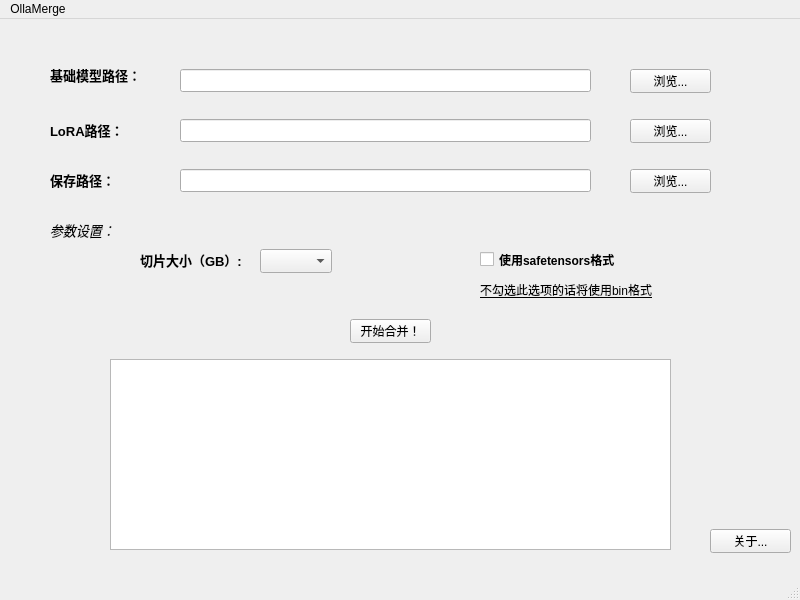
<?xml version="1.0" encoding="UTF-8"?>
<ui version="4.0">
 <class>MainWindow</class>
 <widget class="QMainWindow" name="MainWindow">
  <property name="geometry">
   <rect>
    <x>0</x>
    <y>0</y>
    <width>800</width>
    <height>600</height>
   </rect>
  </property>
  <property name="font">
   <font>
    <pointsize>9</pointsize>
    <bold>false</bold>
   </font>
  </property>
  <property name="windowTitle">
   <string>MainWindow</string>
  </property>
  <widget class="QWidget" name="centralwidget">
   <widget class="QLabel" name="label">
    <property name="geometry">
     <rect>
      <x>50</x>
      <y>30</y>
      <width>91</width>
      <height>51</height>
     </rect>
    </property>
    <property name="font">
     <font>
      <pointsize>10</pointsize>
      <bold>true</bold>
     </font>
    </property>
    <property name="text">
     <string>基础模型路径：</string>
    </property>
   </widget>
   <widget class="QLineEdit" name="basePathlineEdit">
    <property name="geometry">
     <rect>
      <x>180</x>
      <y>50</y>
      <width>411</width>
      <height>23</height>
     </rect>
    </property>
   </widget>
   <widget class="QPushButton" name="selectBaseBtn">
    <property name="geometry">
     <rect>
      <x>630</x>
      <y>50</y>
      <width>81</width>
      <height>24</height>
     </rect>
    </property>
    <property name="text">
     <string>浏览...</string>
    </property>
   </widget>
   <widget class="QLabel" name="label_2">
    <property name="geometry">
     <rect>
      <x>50</x>
      <y>100</y>
      <width>101</width>
      <height>21</height>
     </rect>
    </property>
    <property name="font">
     <font>
      <pointsize>10</pointsize>
      <bold>true</bold>
     </font>
    </property>
    <property name="text">
     <string>LoRA路径：</string>
    </property>
   </widget>
   <widget class="QLineEdit" name="loraPathlineEdit">
    <property name="geometry">
     <rect>
      <x>180</x>
      <y>100</y>
      <width>411</width>
      <height>23</height>
     </rect>
    </property>
   </widget>
   <widget class="QPushButton" name="selectLoraBtn">
    <property name="geometry">
     <rect>
      <x>630</x>
      <y>100</y>
      <width>81</width>
      <height>24</height>
     </rect>
    </property>
    <property name="text">
     <string>浏览...</string>
    </property>
   </widget>
   <widget class="QPushButton" name="mergeBtn">
    <property name="geometry">
     <rect>
      <x>350</x>
      <y>300</y>
      <width>81</width>
      <height>24</height>
     </rect>
    </property>
    <property name="text">
     <string>开始合并！</string>
    </property>
   </widget>
   <widget class="QTextEdit" name="logTextEdit">
    <property name="geometry">
     <rect>
      <x>110</x>
      <y>340</y>
      <width>561</width>
      <height>191</height>
     </rect>
    </property>
    <property name="font">
     <font>
      <pointsize>10</pointsize>
      <bold>false</bold>
     </font>
    </property>
   </widget>
   <widget class="QPushButton" name="aboutBtn">
    <property name="geometry">
     <rect>
      <x>710</x>
      <y>510</y>
      <width>81</width>
      <height>24</height>
     </rect>
    </property>
    <property name="text">
     <string>关于...</string>
    </property>
   </widget>
   <widget class="QLineEdit" name="modleSavePathlineEdit">
    <property name="geometry">
     <rect>
      <x>180</x>
      <y>150</y>
      <width>411</width>
      <height>23</height>
     </rect>
    </property>
   </widget>
   <widget class="QLabel" name="label_3">
    <property name="geometry">
     <rect>
      <x>50</x>
      <y>150</y>
      <width>101</width>
      <height>21</height>
     </rect>
    </property>
    <property name="font">
     <font>
      <pointsize>10</pointsize>
      <bold>true</bold>
     </font>
    </property>
    <property name="text">
     <string>保存路径：</string>
    </property>
   </widget>
   <widget class="QPushButton" name="selectSaveBin">
    <property name="geometry">
     <rect>
      <x>630</x>
      <y>150</y>
      <width>81</width>
      <height>24</height>
     </rect>
    </property>
    <property name="text">
     <string>浏览...</string>
    </property>
   </widget>
   <widget class="QLabel" name="label_4">
    <property name="geometry">
     <rect>
      <x>50</x>
      <y>200</y>
      <width>101</width>
      <height>21</height>
     </rect>
    </property>
    <property name="font">
     <font>
      <pointsize>10</pointsize>
      <italic>true</italic>
      <bold>false</bold>
      <kerning>true</kerning>
     </font>
    </property>
    <property name="text">
     <string>参数设置：</string>
    </property>
   </widget>
   <widget class="QComboBox" name="spinExportSize">
    <property name="geometry">
     <rect>
      <x>260</x>
      <y>230</y>
      <width>72</width>
      <height>24</height>
     </rect>
    </property>
   </widget>
   <widget class="QCheckBox" name="chkSafetensors">
    <property name="geometry">
     <rect>
      <x>480</x>
      <y>230</y>
      <width>161</width>
      <height>21</height>
     </rect>
    </property>
    <property name="font">
     <font>
      <pointsize>9</pointsize>
      <bold>true</bold>
     </font>
    </property>
    <property name="text">
     <string>使用safetensors格式</string>
    </property>
   </widget>
   <widget class="QLabel" name="label_5">
    <property name="geometry">
     <rect>
      <x>140</x>
      <y>230</y>
      <width>101</width>
      <height>21</height>
     </rect>
    </property>
    <property name="font">
     <font>
      <pointsize>10</pointsize>
      <bold>true</bold>
     </font>
    </property>
    <property name="text">
     <string>切片大小（GB）:</string>
    </property>
   </widget>
   <widget class="QLabel" name="label_6">
    <property name="geometry">
     <rect>
      <x>480</x>
      <y>260</y>
      <width>181</width>
      <height>21</height>
     </rect>
    </property>
    <property name="font">
     <font>
      <pointsize>9</pointsize>
      <italic>false</italic>
      <bold>false</bold>
      <underline>true</underline>
     </font>
    </property>
    <property name="text">
     <string>不勾选此选项的话将使用bin格式</string>
    </property>
   </widget>
  </widget>
  <widget class="QMenuBar" name="menubar">
   <property name="geometry">
    <rect>
     <x>0</x>
     <y>0</y>
     <width>800</width>
     <height>21</height>
    </rect>
   </property>
   <widget class="QMenu" name="menuOllaMerge">
    <property name="title">
     <string>OllaMerge</string>
    </property>
   </widget>
   <addaction name="menuOllaMerge"/>
  </widget>
  <widget class="QStatusBar" name="statusbar"/>
 </widget>
 <resources/>
 <connections/>
</ui>
